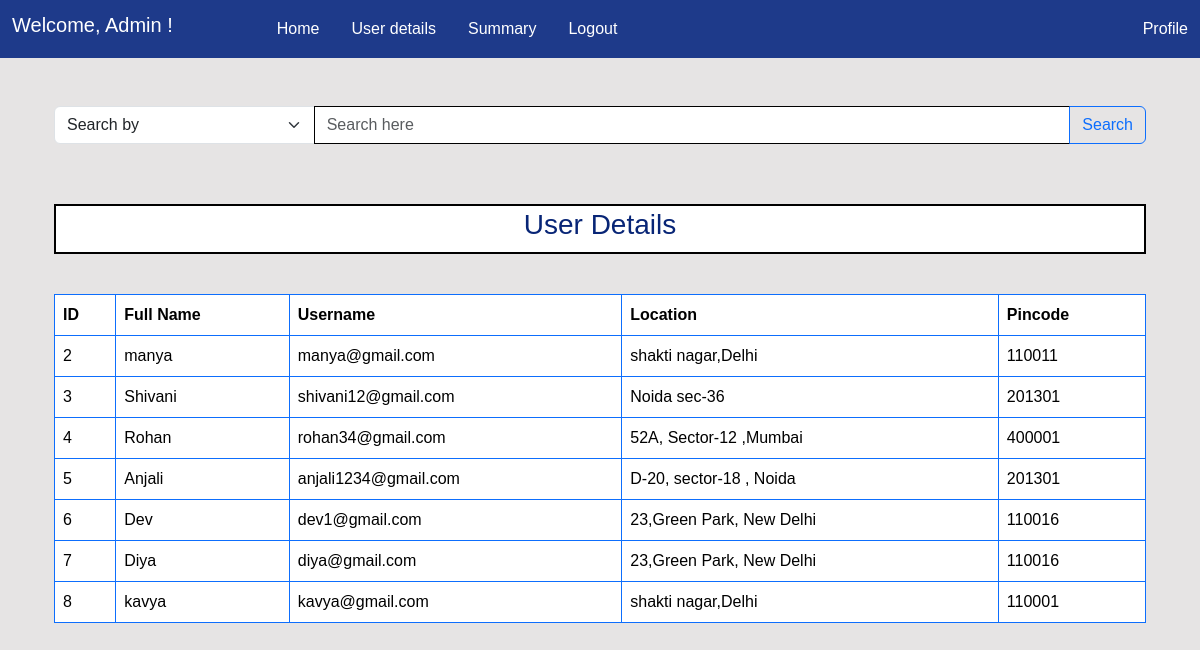
Page /userdata (signed in) on the earlier database version.
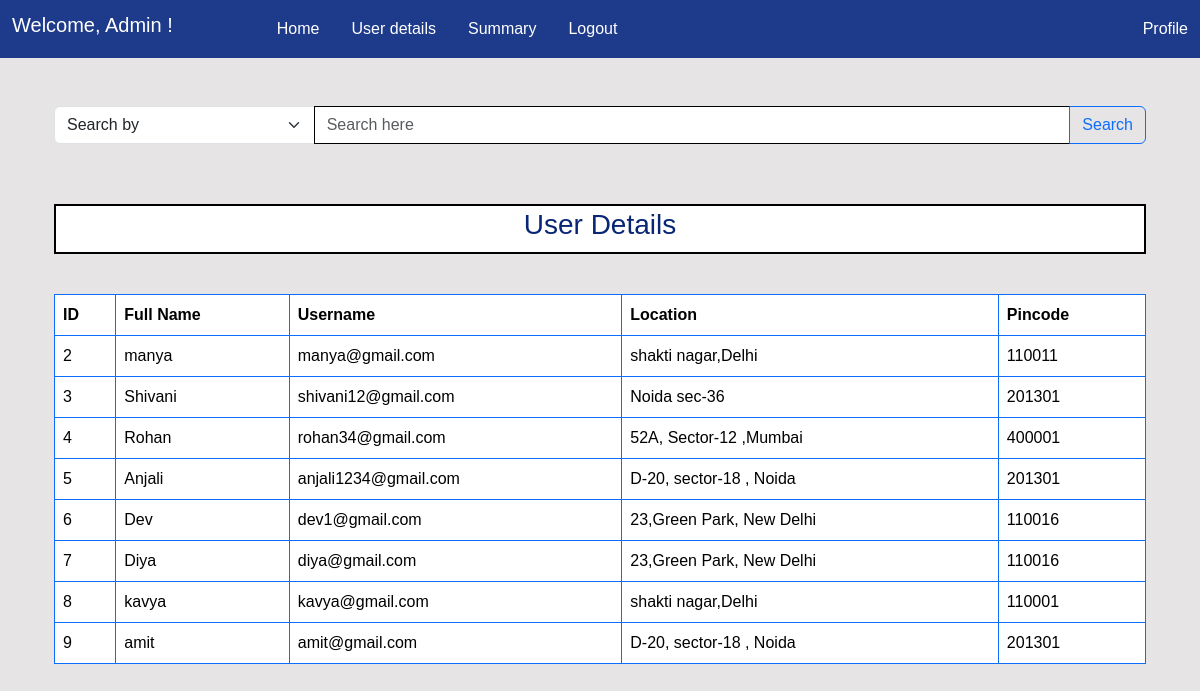
Same page on the later database version.
### models.py (models this page shows)
class User(db.Model):
    id = db.Column(db.Integer, primary_key=True)
    name=db.Column(db.String(32), nullable=False)
    address = db.Column(db.String(100), nullable=False)
    pincode = db.Column(db.String(10), nullable=False)
    username = db.Column(db.String(32), unique=True, nullable=False)
    passhash = db.Column(db.String(256), nullable=False)
    is_admin = db.Column(db.Boolean, default=False)
    vehicles = db.relationship('Vehicle', backref='user', lazy=True)
    reserve_user= db.relationship('Reservation', backref='user', lazy=True)

### routes.py (the view, shortened to what this page needs)
@app.route('/userdata')
@admin_required
def userdata():
    users = User.query.all()
    parameter= request.args.get('parameter')
    query= request.args.get('query')
    parameters= {
        'default':'Search by ',
        'userid' : 'User ID',
        'name' : 'Name',
        'uname' : 'Username',
        'ulocation' : 'Location',
        'upincode' : 'Pincode',
    }
    return render_template('user/userdata.html', users=users,parameters=parameters,param=parameter,query=query)

### routes.py (called while the page is built)
def admin_required(f):
    @wraps(f)
    def decorated_function(*args, **kwargs):
        if 'user_id' not in session:
            flash('Please login to continue')
            return redirect(url_for('login'))
        user= User.query.get(session['user_id'])
        if not user.is_admin:
            flash('You do not have permission to access this page')
            return redirect(url_for('user'))
        return f(*args, **kwargs)
    return decorated_function

### templates/user/userdata.html (shortened to what this page needs)
{% extends 'layout.html' %}
{% block content %}
<div class="container-fluid mt-5">
    {% include 'searchbar.html'   %}
        <div class="heading d-flex chfont">
            <h3>User Details</h3>
        </div>
    <table class="table table-bordered border-primary">
        <thead>
            <tr>
                <th>ID</th>
                <th>Full Name</th>
                <th>Username</th>
                <th>Location</th>
                <th>Pincode</th>
            </tr>
            <tbody>
                {% for user in users %}
                {% if not user.is_admin %}
                <tr>
                    <td>{{ user.id }}</td>
                    <td>{{ user.name }}</td>
                    <td>{{ user.username }}</td>
                    <td>{{ user.address }}</td>
                    <td>{{ user.pincode }}</td>
                </tr>
                {% endif %}
                {% endfor %}
            </tbody>
        </thead>
    </table>
</div>
{% endblock %}

Differences in the rows shown:
added User: id "9", name "amit", username "amit@gmail.com", address "D-20, sector-18 , Noida", pincode "201301"
